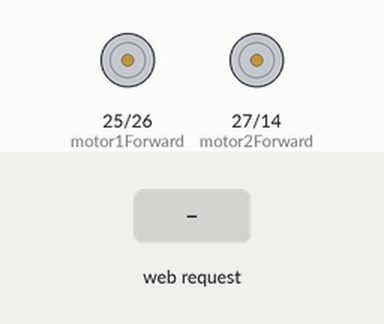
Recording of a sketch running on a simulated ESP32. Parts: motor-driver pin pairs drawn as motors (green arrow = first pin HIGH = forward, orange = second pin HIGH = backward, longer = more drive, scaled by the enable pin). The inputs (shaded band) are chosen by the test bench. WiFi joins after 1.5 s; servers stay silent unless stated; what the sketch prints to the serial monitor is not drawn.

Above: at 2.7 s.
2.8 s: HTTP request GET /move?cmd=forward received
At 4.0 s:
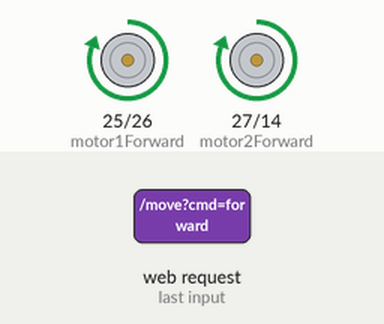
4.3 s: HTTP request GET /move?cmd=backward received
At 5.3 s:
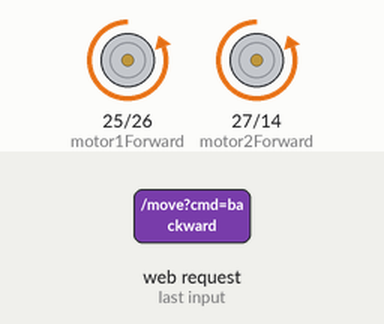
5.8 s: HTTP request GET /move?cmd=left received
At 6.4 s:
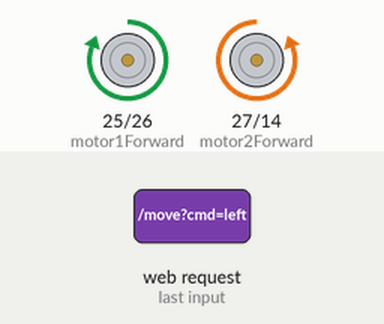
7.3 s: HTTP request GET /move?cmd=right received
At 7.6 s:
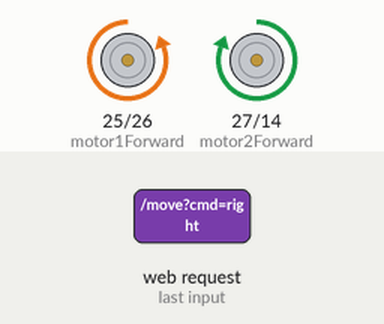
Timing chart, 0 to 9.8 s (numbered marks = the images above; inputs shaded):
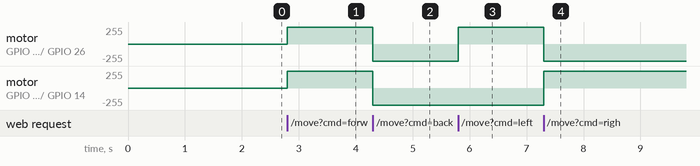

The sketch:

esp_code.ino
```cpp
#include <WiFi.h>
#include <WebServer.h>

// Wi-Fi Credentials
const char* ssid = "UIU-CAIR";          // Replace with your Wi-Fi SSID
const char* password = "12345678";  // Replace with your Wi-Fi Password

// Motor Driver Pins
const int motor1Forward = 25;
const int motor1Backward = 26;
const int motor2Forward = 27;
const int motor2Backward = 14;
const int motor1Enable = 32; // ENA for Motor 1
const int motor2Enable = 33; // ENB for Motor 2

// Sonar Sensor Pins
const int triggerPin = 5;
const int echoPin = 18;

// Web Server
WebServer server(80);

// Function to measure distance using sonar sensor
long getDistance() {
  digitalWrite(triggerPin, LOW);
  delayMicroseconds(2);
  digitalWrite(triggerPin, HIGH);
  delayMicroseconds(10);
  digitalWrite(triggerPin, LOW);

  long duration = pulseIn(echoPin, HIGH);
  long distance = duration/58.2;
  return distance;
}

// Motor control functions
void moveForward() {
  digitalWrite(motor1Forward, HIGH);
  digitalWrite(motor1Backward, LOW);
  digitalWrite(motor2Forward, HIGH);
  digitalWrite(motor2Backward, LOW);
}

void moveBackward() {
  digitalWrite(motor1Forward, LOW);
  digitalWrite(motor1Backward, HIGH);
  digitalWrite(motor2Forward, LOW);
  digitalWrite(motor2Backward, HIGH);
}

void turnLeft() {
  digitalWrite(motor1Forward, HIGH);
  digitalWrite(motor1Backward, LOW);
  digitalWrite(motor2Forward, LOW);
  digitalWrite(motor2Backward, HIGH);
}

void turnRight() {
  digitalWrite(motor1Forward, LOW);
  digitalWrite(motor1Backward, HIGH);
  digitalWrite(motor2Forward, HIGH);
  digitalWrite(motor2Backward, LOW);
}

void stopMotors() {
  digitalWrite(motor1Forward, LOW);
  digitalWrite(motor1Backward, LOW);
  digitalWrite(motor2Forward, LOW);
  digitalWrite(motor2Backward, LOW);
}

// Web server route handlers
void handleRoot() {
  server.send(200, "text/plain", "ESP32 RC Car Ready");
}

void handleMove() {
  String command = server.arg("cmd");

  if (command == "forward") {
    moveForward();
  } else if (command == "backward") {
    moveBackward();
  } else if (command == "left") {
    turnLeft();
  } else if (command == "right") {
    turnRight();
  } else if (command == "stop") {
    stopMotors();
  }

  server.send(200, "text/plain", "OK");
}

void handleDistance() {
  long distance = getDistance();
  server.send(200, "text/plain", String(distance));
}

// Setup function
void setup() {
  // Initialize Serial Monitor
  Serial.begin(115200);

  // Initialize Motor Pins
  pinMode(motor1Forward, OUTPUT);
  pinMode(motor1Backward, OUTPUT);
  pinMode(motor2Forward, OUTPUT);
  pinMode(motor2Backward, OUTPUT);
  pinMode(motor1Enable, OUTPUT);
pinMode(motor2Enable, OUTPUT);

analogWrite(motor1Enable, 255); // Full speed
analogWrite(motor2Enable, 255);

  // Initialize Sonar Sensor Pins
  pinMode(triggerPin, OUTPUT);
  pinMode(echoPin, INPUT);

  // Stop all motors at startup
  stopMotors();

  // Connect to Wi-Fi
  WiFi.begin(ssid, password);
  while (WiFi.status() != WL_CONNECTED) {
    delay(500);
    Serial.print(".");
  }
  Serial.println("");
  Serial.println("WiFi connected");
  Serial.println("IP address: ");
  Serial.println(WiFi.localIP());

  // Setup web server routes
  server.on("/", handleRoot);
  server.on("/move", handleMove);
  server.on("/distance", handleDistance);

  server.begin();
  Serial.println("Web server started");
}

// Loop function
void loop() {
  server.handleClient();
}
```

Measured:
- after the input at 2.8 s, motor on GPIO 25 (motor1Forward) / GPIO 26 (motor1Backward), motor on GPIO 27 (motor2Forward) / GPIO 14 (motor2Backward): stopped → forward 255/255 at once
- after the input at 4.3 s, motor on GPIO 25 (motor1Forward) / GPIO 26 (motor1Backward), motor on GPIO 27 (motor2Forward) / GPIO 14 (motor2Backward): forward 255/255 → backward 255/255 at once
- after the input at 5.8 s, motor on GPIO 25 (motor1Forward) / GPIO 26 (motor1Backward): backward 255/255 → forward 255/255 at once
- after the input at 7.3 s, motor on GPIO 25 (motor1Forward) / GPIO 26 (motor1Backward): forward 255/255 → backward 255/255 at once; motor on GPIO 27 (motor2Forward) / GPIO 14 (motor2Backward): backward 255/255 → forward 255/255 at once
